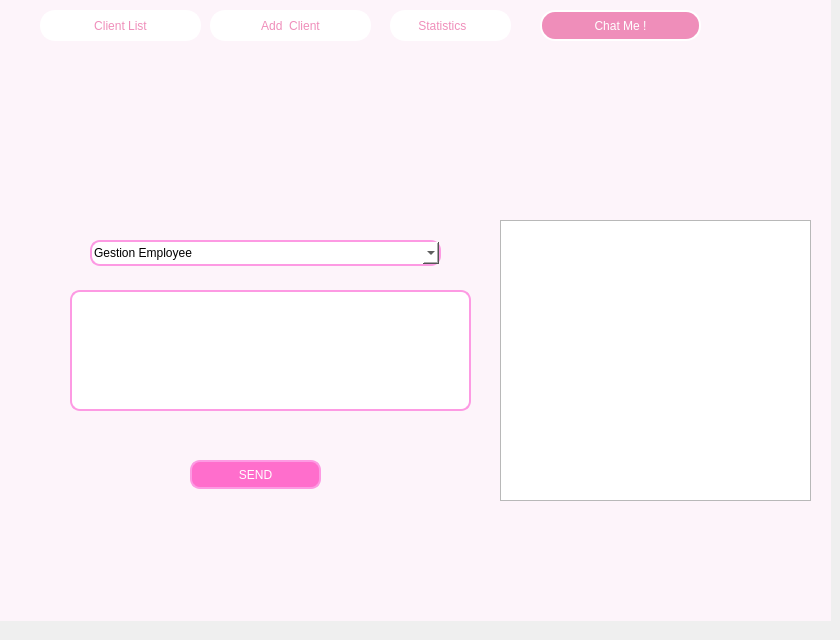
    <widget class="QWidget" name="page_3">
     <widget class="QComboBox" name="comboBoxUser1">
      <property name="geometry">
       <rect>
        <x>90</x>
        <y>240</y>
        <width>351</width>
        <height>26</height>
       </rect>
      </property>
      <property name="styleSheet">
       <string notr="true">border: 2px solid #EF8EBA; /* Bordure rose */
border-color: rgb(253, 154, 227);
    border-radius: 10px; /* Coins arrondis */
    padding: 2px;
background-color: rgb(255, 255, 255);</string>
      </property>
      <item>
       <property name="text">
        <string>Gestion Employee</string>
       </property>
      </item>
      <item>
       <property name="text">
        <string>Gestion Product</string>
       </property>
      </item>
     </widget>
     <widget class="QLabel" name="label_39">
      <property name="geometry">
       <rect>
        <x>280</x>
        <y>80</y>
        <width>261</width>
        <height>101</height>
       </rect>
      </property>
      <property name="text">
       <string/>
      </property>
      <property name="pixmap">
       <pixmap>../../Downloads/Chat-Me-13-11-2024.png</pixmap>
      </property>
      <property name="scaledContents">
       <bool>true</bool>
      </property>
     </widget>
     <widget class="QLineEdit" name="lineEditMessage1">
      <property name="geometry">
       <rect>
        <x>70</x>
        <y>290</y>
        <width>401</width>
        <height>121</height>
       </rect>
      </property>
      <property name="styleSheet">
       <string notr="true">border: 2px solid #EF8EBA; /* Bordure rose */
border-color: rgb(253, 154, 227);
    border-radius: 10px; /* Coins arrondis */
    padding: 2px;
background-color: rgb(255, 255, 255);</string>
      </property>
     </widget>
     <widget class="QLabel" name="label_32">
      <property name="geometry">
       <rect>
        <x>0</x>
        <y>-10</y>
        <width>831</width>
        <height>631</height>
       </rect>
      </property>
      <property name="styleSheet">
       <string notr="true">alternate-background-color: rgb(250, 208, 237);
background-color: rgb(253, 244, 250);</string>
      </property>
      <property name="text">
       <string/>
      </property>
     </widget>
     <widget class="QListWidget" name="listWidgetMessages1">
      <property name="geometry">
       <rect>
        <x>500</x>
        <y>220</y>
        <width>311</width>
        <height>281</height>
       </rect>
      </property>
     </widget>
     <widget class="QLabel" name="label_33">
      <property name="geometry">
       <rect>
        <x>120</x>
        <y>60</y>
        <width>91</width>
        <height>91</height>
       </rect>
      </property>
      <property name="text">
       <string/>
      </property>
      <property name="pixmap">
       <pixmap>../../Downloads/logo.png</pixmap>
      </property>
      <property name="scaledContents">
       <bool>true</bool>
      </property>
     </widget>
     <widget class="QPushButton" name="pushButtonSend1">
      <property name="geometry">
       <rect>
        <x>190</x>
        <y>460</y>
        <width>131</width>
        <height>29</height>
       </rect>
      </property>
      <property name="styleSheet">
       <string notr="true">border: 2px solid #EF8EBA; /* Bordure rose */
border-color: rgb(253, 154, 227);
    border-radius: 10px; /* Coins arrondis */
    padding: 2px;
background-color: rgb(255, 110, 204);
color: rgb(255, 255, 255);</string>
      </property>
      <property name="text">
       <string>SEND</string>
      </property>
     </widget>
     <widget class="QLabel" name="label_31">
      <property name="geometry">
       <rect>
        <x>390</x>
        <y>10</y>
        <width>121</width>
        <height>31</height>
       </rect>
      </property>
      <property name="styleSheet">
       <string notr="true">QFrame {
	font: 10pt &quot;Segoe UI&quot;;
	background-color: white;
    width: 10px;
    border: 2px solid white;
    border-radius: 15px;
}
QLabel{
	color: #EF8EBA;
}</string>
      </property>
      <property name="text">
       <string>       Statistics</string>
      </property>
     </widget>
     <widget class="QPushButton" name="pushButton_19">
      <property name="geometry">
       <rect>
        <x>40</x>
        <y>10</y>
        <width>161</width>
        <height>31</height>
       </rect>
      </property>
      <property name="styleSheet">
       <string notr="true">QPushButton {
	font: 10pt &quot;Segoe UI&quot;;
	background-color: white;
    width: 10px;
    color: #EF8EBA;
    border: 2px solid white;
    border-radius: 15px;
}</string>
      </property>
      <property name="text">
       <string>Client List</string>
      </property>
     </widget>
     <widget class="QPushButton" name="pushButton_20">
      <property name="geometry">
       <rect>
        <x>540</x>
        <y>10</y>
        <width>161</width>
        <height>31</height>
       </rect>
      </property>
      <property name="styleSheet">
       <string notr="true">QPushButton {
	font: 10pt &quot;Segoe UI&quot;;
	background-color: #EF8EBA;
    width: 10px;
    color: white; /* Texte blanc */
    border: 2px solid white;
    border-radius: 15px;
}</string>
      </property>
      <property name="text">
       <string>Chat Me !</string>
      </property>
     </widget>
     <widget class="QPushButton" name="pushButton_28">
      <property name="geometry">
       <rect>
        <x>210</x>
        <y>10</y>
        <width>161</width>
        <height>31</height>
       </rect>
      </property>
      <property name="styleSheet">
       <string notr="true">QPushButton {
	font: 10pt &quot;Segoe UI&quot;;
	background-color: white;
    width: 10px;
    color: #EF8EBA;
    border: 2px solid white;
    border-radius: 15px;
}</string>
      </property>
      <property name="text">
       <string>Add  Client</string>
      </property>
     </widget>
     <zorder>label_32</zorder>
     <zorder>comboBoxUser1</zorder>
     <zorder>label_39</zorder>
     <zorder>lineEditMessage1</zorder>
     <zorder>listWidgetMessages1</zorder>
     <zorder>label_33</zorder>
     <zorder>pushButtonSend1</zorder>
     <zorder>label_31</zorder>
     <zorder>pushButton_19</zorder>
     <zorder>pushButton_20</zorder>
     <zorder>pushButton_28</zorder>
    </widget>
